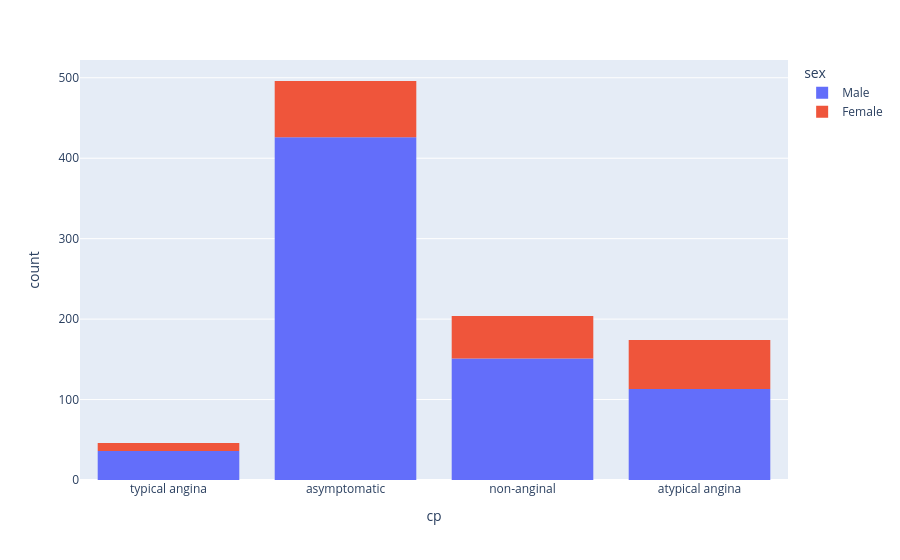

The notebook cell saved with this chart:
### Code cell
fig = px.histogram(data_frame=df, x='cp', color='sex')
fig.show()

### Figure 1 — Plotly figure (JSON) as saved in the notebook; plotly's stock layout.template omitted (floating-point values rounded to 4 significant figures; data arrays with more than 128 entries replaced by an {"elided": "..."} marker saying what was removed)
{"data": [{"bingroup": "x", "hovertemplate": "sex=Male<br>cp=%{x}<br>count=%{y}<extra></extra>", "legendgroup": "Male", "marker": {"color": "#636efa", "pattern": {"shape": ""}}, "name": "Male", "orientation": "v", "showlegend": true, "type": "histogram", "x": {"elided": "726 str values"}, "xaxis": "x", "yaxis": "y"}, {"bingroup": "x", "hovertemplate": "sex=Female<br>cp=%{x}<br>count=%{y}<extra></extra>", "legendgroup": "Female", "marker": {"color": "#EF553B", "pattern": {"shape": ""}}, "name": "Female", "orientation": "v", "showlegend": true, "type": "histogram", "x": {"elided": "194 str values"}, "xaxis": "x", "yaxis": "y"}], "layout": {"barmode": "relative", "legend": {"title": {"text": "sex"}, "tracegroupgap": 0}, "margin": {"t": 60}, "xaxis": {"anchor": "y", "domain": [0, 1], "title": {"text": "cp"}}, "yaxis": {"anchor": "x", "domain": [0, 1], "title": {"text": "count"}}}}
